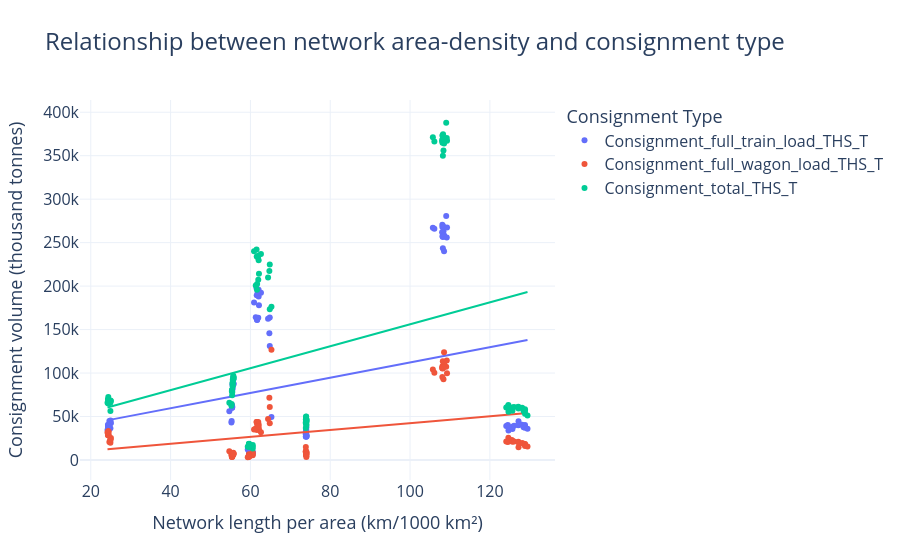

The code cell stored with this chart in its notebook:
### Code cell
fig_2 = px.scatter(df_plot_2, x="km_per_1000_sqkm", y="Consignment_Volume", color="Consignment_Type", trendline="ols", template="plotly_white", title="Relationship between network area-density and consignment type")

fig_2.update_layout(title_font=dict(size=24), xaxis_title="Network length per area (km/1000 km²)", yaxis_title="Consignment volume (thousand tonnes)", xaxis_title_font=dict(size=18), yaxis_title_font=dict(size=18), font=dict(size=16), legend_title="Consignment Type", legend_title_font=dict(size=18), legend_font=dict(size=16))

fig_2.show()
fig_2.write_image("network_area_density_vs_consignments.png", width=1800, height=1000, scale=3)
